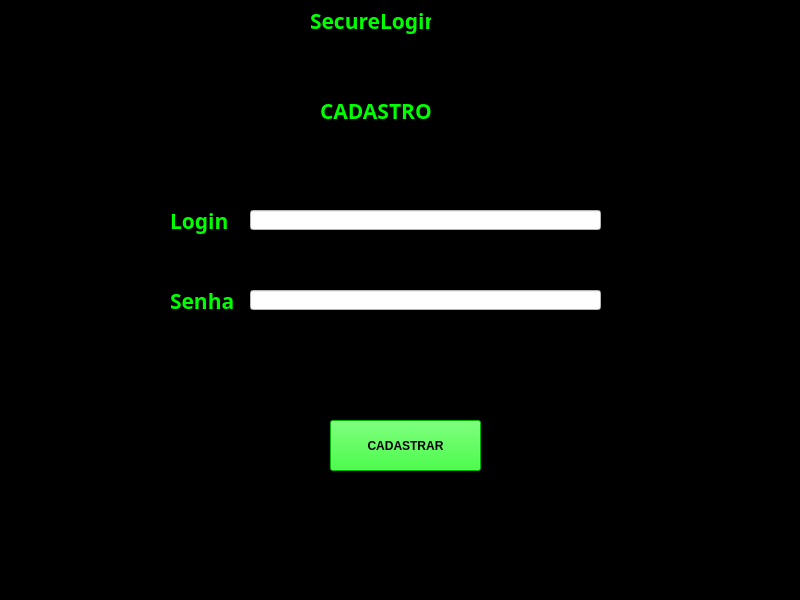
<?xml version="1.0" encoding="UTF-8"?>
<ui version="4.0">
 <class>MainWindow</class>
 <widget class="QMainWindow" name="MainWindow">
  <property name="geometry">
   <rect>
    <x>0</x>
    <y>0</y>
    <width>800</width>
    <height>600</height>
   </rect>
  </property>
  <property name="windowTitle">
   <string>MainWindow</string>
  </property>
  <property name="styleSheet">
   <string notr="true">background-color: rgb(0, 0, 0);</string>
  </property>
  <widget class="QWidget" name="centralwidget">
   <widget class="QPushButton" name="pushButton">
    <property name="geometry">
     <rect>
      <x>330</x>
      <y>420</y>
      <width>151</width>
      <height>51</height>
     </rect>
    </property>
    <property name="palette">
     <palette>
      <active>
       <colorrole role="Button">
        <brush brushstyle="SolidPattern">
         <color alpha="255">
          <red>0</red>
          <green>255</green>
          <blue>0</blue>
         </color>
        </brush>
       </colorrole>
       <colorrole role="Base">
        <brush brushstyle="SolidPattern">
         <color alpha="255">
          <red>0</red>
          <green>255</green>
          <blue>0</blue>
         </color>
        </brush>
       </colorrole>
       <colorrole role="Window">
        <brush brushstyle="SolidPattern">
         <color alpha="255">
          <red>0</red>
          <green>255</green>
          <blue>0</blue>
         </color>
        </brush>
       </colorrole>
      </active>
      <inactive>
       <colorrole role="Button">
        <brush brushstyle="SolidPattern">
         <color alpha="255">
          <red>0</red>
          <green>255</green>
          <blue>0</blue>
         </color>
        </brush>
       </colorrole>
       <colorrole role="Base">
        <brush brushstyle="SolidPattern">
         <color alpha="255">
          <red>0</red>
          <green>255</green>
          <blue>0</blue>
         </color>
        </brush>
       </colorrole>
       <colorrole role="Window">
        <brush brushstyle="SolidPattern">
         <color alpha="255">
          <red>0</red>
          <green>255</green>
          <blue>0</blue>
         </color>
        </brush>
       </colorrole>
      </inactive>
      <disabled>
       <colorrole role="Button">
        <brush brushstyle="SolidPattern">
         <color alpha="255">
          <red>0</red>
          <green>255</green>
          <blue>0</blue>
         </color>
        </brush>
       </colorrole>
       <colorrole role="Base">
        <brush brushstyle="SolidPattern">
         <color alpha="255">
          <red>0</red>
          <green>255</green>
          <blue>0</blue>
         </color>
        </brush>
       </colorrole>
       <colorrole role="Window">
        <brush brushstyle="SolidPattern">
         <color alpha="255">
          <red>0</red>
          <green>255</green>
          <blue>0</blue>
         </color>
        </brush>
       </colorrole>
      </disabled>
     </palette>
    </property>
    <property name="font">
     <font>
      <weight>75</weight>
      <bold>true</bold>
     </font>
    </property>
    <property name="styleSheet">
     <string notr="true">background-color: rgb(0, 255, 0);
</string>
    </property>
    <property name="text">
     <string>CADASTRAR</string>
    </property>
   </widget>
   <widget class="QLabel" name="label_3">
    <property name="geometry">
     <rect>
      <x>170</x>
      <y>280</y>
      <width>121</width>
      <height>41</height>
     </rect>
    </property>
    <property name="palette">
     <palette>
      <active>
       <colorrole role="WindowText">
        <brush brushstyle="SolidPattern">
         <color alpha="255">
          <red>0</red>
          <green>255</green>
          <blue>0</blue>
         </color>
        </brush>
       </colorrole>
       <colorrole role="Button">
        <brush brushstyle="SolidPattern">
         <color alpha="255">
          <red>0</red>
          <green>0</green>
          <blue>0</blue>
         </color>
        </brush>
       </colorrole>
       <colorrole role="Base">
        <brush brushstyle="SolidPattern">
         <color alpha="255">
          <red>0</red>
          <green>0</green>
          <blue>0</blue>
         </color>
        </brush>
       </colorrole>
       <colorrole role="Window">
        <brush brushstyle="SolidPattern">
         <color alpha="255">
          <red>0</red>
          <green>0</green>
          <blue>0</blue>
         </color>
        </brush>
       </colorrole>
      </active>
      <inactive>
       <colorrole role="WindowText">
        <brush brushstyle="SolidPattern">
         <color alpha="255">
          <red>0</red>
          <green>255</green>
          <blue>0</blue>
         </color>
        </brush>
       </colorrole>
       <colorrole role="Button">
        <brush brushstyle="SolidPattern">
         <color alpha="255">
          <red>0</red>
          <green>0</green>
          <blue>0</blue>
         </color>
        </brush>
       </colorrole>
       <colorrole role="Base">
        <brush brushstyle="SolidPattern">
         <color alpha="255">
          <red>0</red>
          <green>0</green>
          <blue>0</blue>
         </color>
        </brush>
       </colorrole>
       <colorrole role="Window">
        <brush brushstyle="SolidPattern">
         <color alpha="255">
          <red>0</red>
          <green>0</green>
          <blue>0</blue>
         </color>
        </brush>
       </colorrole>
      </inactive>
      <disabled>
       <colorrole role="WindowText">
        <brush brushstyle="SolidPattern">
         <color alpha="255">
          <red>120</red>
          <green>120</green>
          <blue>120</blue>
         </color>
        </brush>
       </colorrole>
       <colorrole role="Button">
        <brush brushstyle="SolidPattern">
         <color alpha="255">
          <red>0</red>
          <green>0</green>
          <blue>0</blue>
         </color>
        </brush>
       </colorrole>
       <colorrole role="Base">
        <brush brushstyle="SolidPattern">
         <color alpha="255">
          <red>0</red>
          <green>0</green>
          <blue>0</blue>
         </color>
        </brush>
       </colorrole>
       <colorrole role="Window">
        <brush brushstyle="SolidPattern">
         <color alpha="255">
          <red>0</red>
          <green>0</green>
          <blue>0</blue>
         </color>
        </brush>
       </colorrole>
      </disabled>
     </palette>
    </property>
    <property name="font">
     <font>
      <family>Segoe UI Variable Text Semibold</family>
      <pointsize>16</pointsize>
      <weight>75</weight>
      <bold>true</bold>
     </font>
    </property>
    <property name="text">
     <string>Senha</string>
    </property>
   </widget>
   <widget class="QLabel" name="label_2">
    <property name="geometry">
     <rect>
      <x>170</x>
      <y>200</y>
      <width>121</width>
      <height>41</height>
     </rect>
    </property>
    <property name="palette">
     <palette>
      <active>
       <colorrole role="WindowText">
        <brush brushstyle="SolidPattern">
         <color alpha="255">
          <red>0</red>
          <green>255</green>
          <blue>0</blue>
         </color>
        </brush>
       </colorrole>
       <colorrole role="Button">
        <brush brushstyle="SolidPattern">
         <color alpha="255">
          <red>0</red>
          <green>0</green>
          <blue>0</blue>
         </color>
        </brush>
       </colorrole>
       <colorrole role="Base">
        <brush brushstyle="SolidPattern">
         <color alpha="255">
          <red>0</red>
          <green>0</green>
          <blue>0</blue>
         </color>
        </brush>
       </colorrole>
       <colorrole role="Window">
        <brush brushstyle="SolidPattern">
         <color alpha="255">
          <red>0</red>
          <green>0</green>
          <blue>0</blue>
         </color>
        </brush>
       </colorrole>
      </active>
      <inactive>
       <colorrole role="WindowText">
        <brush brushstyle="SolidPattern">
         <color alpha="255">
          <red>0</red>
          <green>255</green>
          <blue>0</blue>
         </color>
        </brush>
       </colorrole>
       <colorrole role="Button">
        <brush brushstyle="SolidPattern">
         <color alpha="255">
          <red>0</red>
          <green>0</green>
          <blue>0</blue>
         </color>
        </brush>
       </colorrole>
       <colorrole role="Base">
        <brush brushstyle="SolidPattern">
         <color alpha="255">
          <red>0</red>
          <green>0</green>
          <blue>0</blue>
         </color>
        </brush>
       </colorrole>
       <colorrole role="Window">
        <brush brushstyle="SolidPattern">
         <color alpha="255">
          <red>0</red>
          <green>0</green>
          <blue>0</blue>
         </color>
        </brush>
       </colorrole>
      </inactive>
      <disabled>
       <colorrole role="WindowText">
        <brush brushstyle="SolidPattern">
         <color alpha="255">
          <red>120</red>
          <green>120</green>
          <blue>120</blue>
         </color>
        </brush>
       </colorrole>
       <colorrole role="Button">
        <brush brushstyle="SolidPattern">
         <color alpha="255">
          <red>0</red>
          <green>0</green>
          <blue>0</blue>
         </color>
        </brush>
       </colorrole>
       <colorrole role="Base">
        <brush brushstyle="SolidPattern">
         <color alpha="255">
          <red>0</red>
          <green>0</green>
          <blue>0</blue>
         </color>
        </brush>
       </colorrole>
       <colorrole role="Window">
        <brush brushstyle="SolidPattern">
         <color alpha="255">
          <red>0</red>
          <green>0</green>
          <blue>0</blue>
         </color>
        </brush>
       </colorrole>
      </disabled>
     </palette>
    </property>
    <property name="font">
     <font>
      <family>Segoe UI Variable Text Semibold</family>
      <pointsize>16</pointsize>
      <weight>75</weight>
      <bold>true</bold>
     </font>
    </property>
    <property name="text">
     <string>Login</string>
    </property>
   </widget>
   <widget class="QLineEdit" name="lineEdit_2">
    <property name="geometry">
     <rect>
      <x>250</x>
      <y>290</y>
      <width>351</width>
      <height>20</height>
     </rect>
    </property>
    <property name="styleSheet">
     <string notr="true">background-color: rgb(255, 255, 255);</string>
    </property>
   </widget>
   <widget class="QLineEdit" name="lineEdit">
    <property name="geometry">
     <rect>
      <x>250</x>
      <y>210</y>
      <width>351</width>
      <height>20</height>
     </rect>
    </property>
    <property name="styleSheet">
     <string notr="true">background-color: rgb(255, 255, 255);</string>
    </property>
   </widget>
   <widget class="QLabel" name="label">
    <property name="geometry">
     <rect>
      <x>310</x>
      <y>0</y>
      <width>121</width>
      <height>41</height>
     </rect>
    </property>
    <property name="palette">
     <palette>
      <active>
       <colorrole role="WindowText">
        <brush brushstyle="SolidPattern">
         <color alpha="255">
          <red>0</red>
          <green>255</green>
          <blue>0</blue>
         </color>
        </brush>
       </colorrole>
       <colorrole role="Button">
        <brush brushstyle="SolidPattern">
         <color alpha="255">
          <red>0</red>
          <green>0</green>
          <blue>0</blue>
         </color>
        </brush>
       </colorrole>
       <colorrole role="Base">
        <brush brushstyle="SolidPattern">
         <color alpha="255">
          <red>0</red>
          <green>0</green>
          <blue>0</blue>
         </color>
        </brush>
       </colorrole>
       <colorrole role="Window">
        <brush brushstyle="SolidPattern">
         <color alpha="255">
          <red>0</red>
          <green>0</green>
          <blue>0</blue>
         </color>
        </brush>
       </colorrole>
      </active>
      <inactive>
       <colorrole role="WindowText">
        <brush brushstyle="SolidPattern">
         <color alpha="255">
          <red>0</red>
          <green>255</green>
          <blue>0</blue>
         </color>
        </brush>
       </colorrole>
       <colorrole role="Button">
        <brush brushstyle="SolidPattern">
         <color alpha="255">
          <red>0</red>
          <green>0</green>
          <blue>0</blue>
         </color>
        </brush>
       </colorrole>
       <colorrole role="Base">
        <brush brushstyle="SolidPattern">
         <color alpha="255">
          <red>0</red>
          <green>0</green>
          <blue>0</blue>
         </color>
        </brush>
       </colorrole>
       <colorrole role="Window">
        <brush brushstyle="SolidPattern">
         <color alpha="255">
          <red>0</red>
          <green>0</green>
          <blue>0</blue>
         </color>
        </brush>
       </colorrole>
      </inactive>
      <disabled>
       <colorrole role="WindowText">
        <brush brushstyle="SolidPattern">
         <color alpha="255">
          <red>120</red>
          <green>120</green>
          <blue>120</blue>
         </color>
        </brush>
       </colorrole>
       <colorrole role="Button">
        <brush brushstyle="SolidPattern">
         <color alpha="255">
          <red>0</red>
          <green>0</green>
          <blue>0</blue>
         </color>
        </brush>
       </colorrole>
       <colorrole role="Base">
        <brush brushstyle="SolidPattern">
         <color alpha="255">
          <red>0</red>
          <green>0</green>
          <blue>0</blue>
         </color>
        </brush>
       </colorrole>
       <colorrole role="Window">
        <brush brushstyle="SolidPattern">
         <color alpha="255">
          <red>0</red>
          <green>0</green>
          <blue>0</blue>
         </color>
        </brush>
       </colorrole>
      </disabled>
     </palette>
    </property>
    <property name="font">
     <font>
      <family>Segoe UI Variable Text Semibold</family>
      <pointsize>16</pointsize>
      <weight>75</weight>
      <bold>true</bold>
     </font>
    </property>
    <property name="text">
     <string>SecureLogin</string>
    </property>
   </widget>
   <widget class="QLabel" name="label_4">
    <property name="geometry">
     <rect>
      <x>320</x>
      <y>90</y>
      <width>111</width>
      <height>41</height>
     </rect>
    </property>
    <property name="palette">
     <palette>
      <active>
       <colorrole role="WindowText">
        <brush brushstyle="SolidPattern">
         <color alpha="255">
          <red>0</red>
          <green>255</green>
          <blue>0</blue>
         </color>
        </brush>
       </colorrole>
       <colorrole role="Button">
        <brush brushstyle="SolidPattern">
         <color alpha="255">
          <red>0</red>
          <green>0</green>
          <blue>0</blue>
         </color>
        </brush>
       </colorrole>
       <colorrole role="Base">
        <brush brushstyle="SolidPattern">
         <color alpha="255">
          <red>0</red>
          <green>0</green>
          <blue>0</blue>
         </color>
        </brush>
       </colorrole>
       <colorrole role="Window">
        <brush brushstyle="SolidPattern">
         <color alpha="255">
          <red>0</red>
          <green>0</green>
          <blue>0</blue>
         </color>
        </brush>
       </colorrole>
      </active>
      <inactive>
       <colorrole role="WindowText">
        <brush brushstyle="SolidPattern">
         <color alpha="255">
          <red>0</red>
          <green>255</green>
          <blue>0</blue>
         </color>
        </brush>
       </colorrole>
       <colorrole role="Button">
        <brush brushstyle="SolidPattern">
         <color alpha="255">
          <red>0</red>
          <green>0</green>
          <blue>0</blue>
         </color>
        </brush>
       </colorrole>
       <colorrole role="Base">
        <brush brushstyle="SolidPattern">
         <color alpha="255">
          <red>0</red>
          <green>0</green>
          <blue>0</blue>
         </color>
        </brush>
       </colorrole>
       <colorrole role="Window">
        <brush brushstyle="SolidPattern">
         <color alpha="255">
          <red>0</red>
          <green>0</green>
          <blue>0</blue>
         </color>
        </brush>
       </colorrole>
      </inactive>
      <disabled>
       <colorrole role="WindowText">
        <brush brushstyle="SolidPattern">
         <color alpha="255">
          <red>120</red>
          <green>120</green>
          <blue>120</blue>
         </color>
        </brush>
       </colorrole>
       <colorrole role="Button">
        <brush brushstyle="SolidPattern">
         <color alpha="255">
          <red>0</red>
          <green>0</green>
          <blue>0</blue>
         </color>
        </brush>
       </colorrole>
       <colorrole role="Base">
        <brush brushstyle="SolidPattern">
         <color alpha="255">
          <red>0</red>
          <green>0</green>
          <blue>0</blue>
         </color>
        </brush>
       </colorrole>
       <colorrole role="Window">
        <brush brushstyle="SolidPattern">
         <color alpha="255">
          <red>0</red>
          <green>0</green>
          <blue>0</blue>
         </color>
        </brush>
       </colorrole>
      </disabled>
     </palette>
    </property>
    <property name="font">
     <font>
      <family>Segoe UI Variable Text Semibold</family>
      <pointsize>16</pointsize>
      <weight>75</weight>
      <bold>true</bold>
     </font>
    </property>
    <property name="text">
     <string>CADASTRO</string>
    </property>
   </widget>
  </widget>
  <widget class="QMenuBar" name="menubar">
   <property name="geometry">
    <rect>
     <x>0</x>
     <y>0</y>
     <width>800</width>
     <height>21</height>
    </rect>
   </property>
  </widget>
  <widget class="QStatusBar" name="statusbar"/>
 </widget>
 <resources/>
 <connections/>
</ui>
